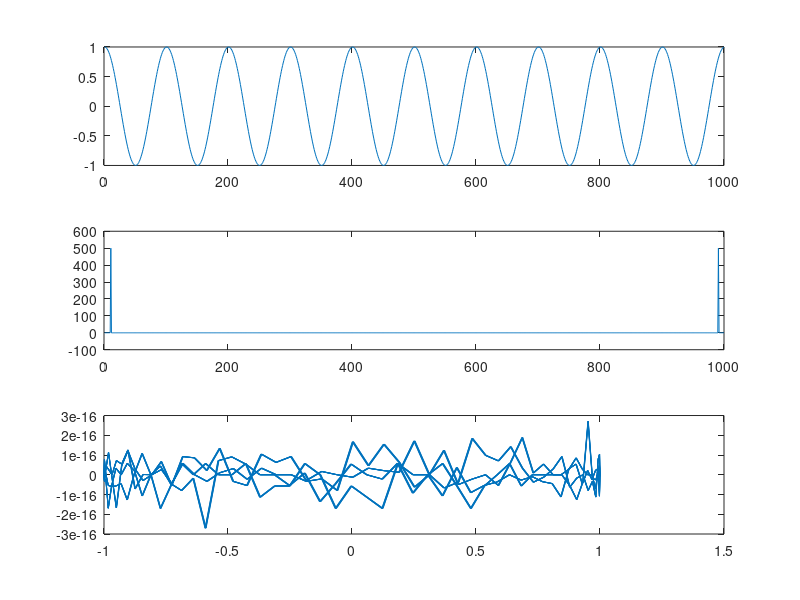

MATLAB code for this plot:
clear all;
close all;

N = 1000;
t = linspace(0, 1, 10000);
tp = t(1:N);  %time window we're looking at 
Fs = 10000;
dF = Fs/N; % each freq bin
f = 100; % in hz
T = tp/Fs; %total duration of these samples
x = cos(tp.*f*(2*pi));
subplot(3,1,1);
plot(x);
subplot(3,1,2);
X = fft(x);
plot(real(X));
xp = ifft(X);
subplot(3,1,3);
plot(xp);